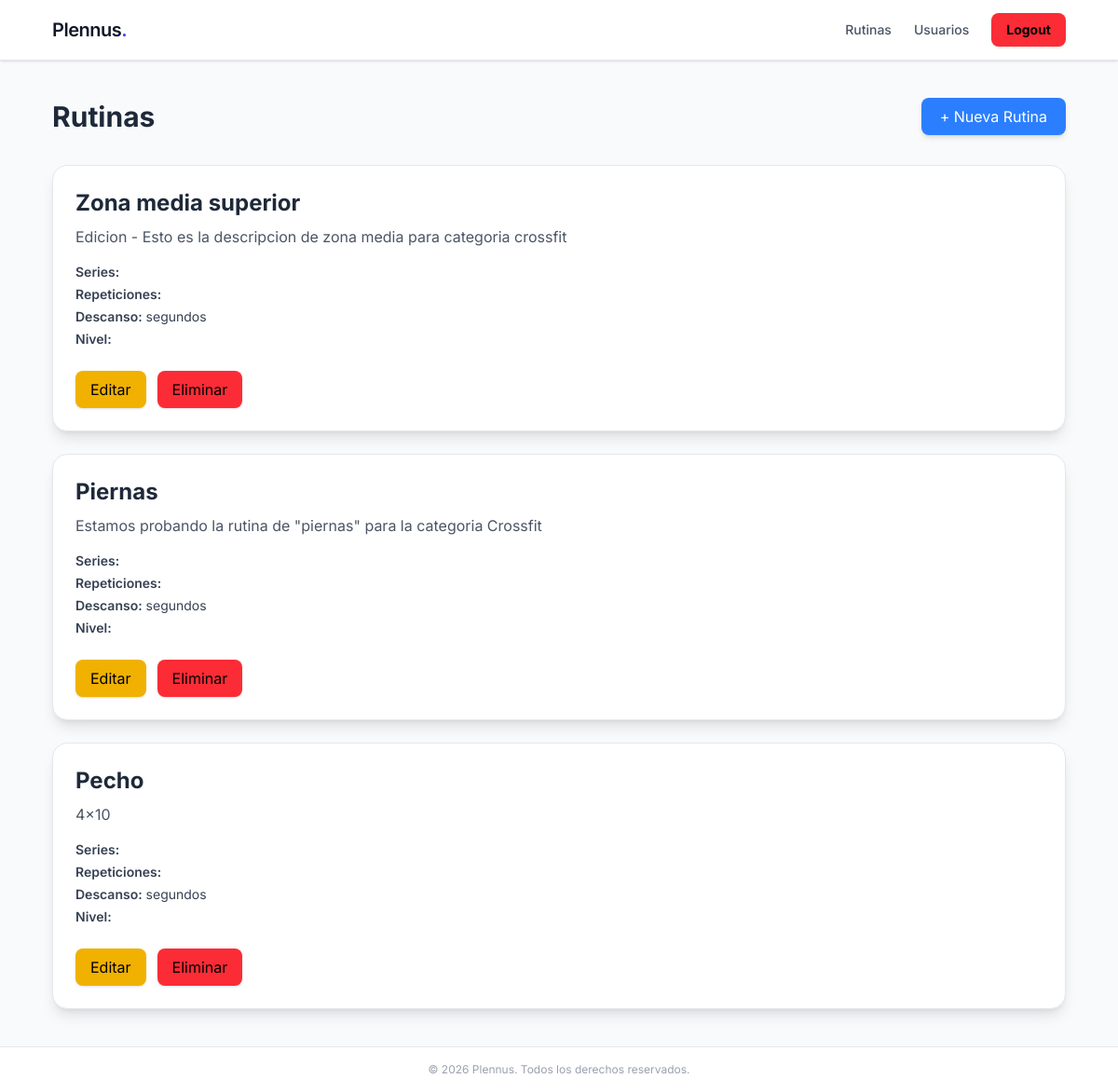
/rutina/ (signed in), run on the app's committed database.
### rutina/models.py (models this page shows, shortened)
class Rutina(models.Model):
    nombre = models.CharField(max_length=100)
    categoria = models.ForeignKey(CategoriaRutina, on_delete=models.CASCADE, blank=True)
    activa = models.BooleanField(default=True)
    descripcion = models.TextField()

### rutina/views.py (the view)
# urls.py: path('', views.rutinas, name='rutinas'),
@login_required
def rutinas(request):
    rutinas = Rutina.objects.filter(activa=True).order_by('-id')
    return render(request, 'rutina/index.html', {'rutinas': rutinas})

### rutina/templates/rutina/index.html (shortened to what this page needs)
{% extends 'usuarios/base.html' %}
{% block body %}
<div class="flex justify-between items-center mb-8">
    <h1 class="text-3xl font-bold text-gray-800">
        Rutinas
    </h1>
    <a
        href="{% url 'crear_rutina' %}"
        class="bg-blue-500 hover:bg-blue-600 text-white px-5 py-2 rounded-lg shadow-md transition"
    >
        + Nueva Rutina
    </a>
</div>
{% if rutinas %}
    <div class="grid gap-6">
        {% for rutina in rutinas %}
            <div class="bg-white p-6 rounded-2xl shadow-lg border border-gray-200">
                <div class="flex justify-between items-start">
                    <div>
                        <h2 class="text-2xl font-bold text-gray-800 mb-2">
                            {{ rutina.nombre }}
                        </h2>
                        {% if rutina.descripcion %}
                            <p class="text-gray-600 mb-4">
                                {{ rutina.descripcion }}
                            </p>
                        {% endif %}
                        <div class="space-y-1 text-sm text-gray-700">
                            <p>
                                <span class="font-semibold">Series:</span>
                            </p>
                            <p>
                                <span class="font-semibold">Repeticiones:</span>
                            </p>
                            <p>
                                <span class="font-semibold">Descanso:</span>
                                {{ rutina.tiempo_descanso }} segundos
                            </p>
                            <p>
                                <span class="font-semibold">Nivel:</span>
                            </p>
                        </div>
                    </div>
                </div>
                <div class="mt-6 flex gap-3">
                    <a
                        href="{% url 'editar_rutina' rutina.id %}"
                        class=" bg-yellow-500 hover:bg-yellow-600 text-black px-4 py-2 rounded-lg shadow transition"
                    >
                        Editar
                    </a>
                    <a
                        href="{% url 'eliminar_rutina' rutina.id %}"
                        class="hover:bg-red-600 bg-red-500 hover:bg-red-600 text-black px-4 py-2 rounded-lg shadow transition"
                    >
                        Eliminar
                    </a>
                </div>
            </div>
        {% endfor %}
    </div>
{% endif %}
{% endblock %}

### usuarios/templates/usuarios/base.html (style rules this page uses)
body { font-family: 'Inter', sans-serif; }

### data on the page
Rutina: nombre "Zona media superior", descripcion "Edicion - Esto es la descripcion de zona media para categoria crossfit"
Rutina: nombre "Piernas", descripcion "Estamos probando la rutina de \"piernas\" para la categoria Crossfit"
Rutina: nombre "Pecho", descripcion "4x10"
